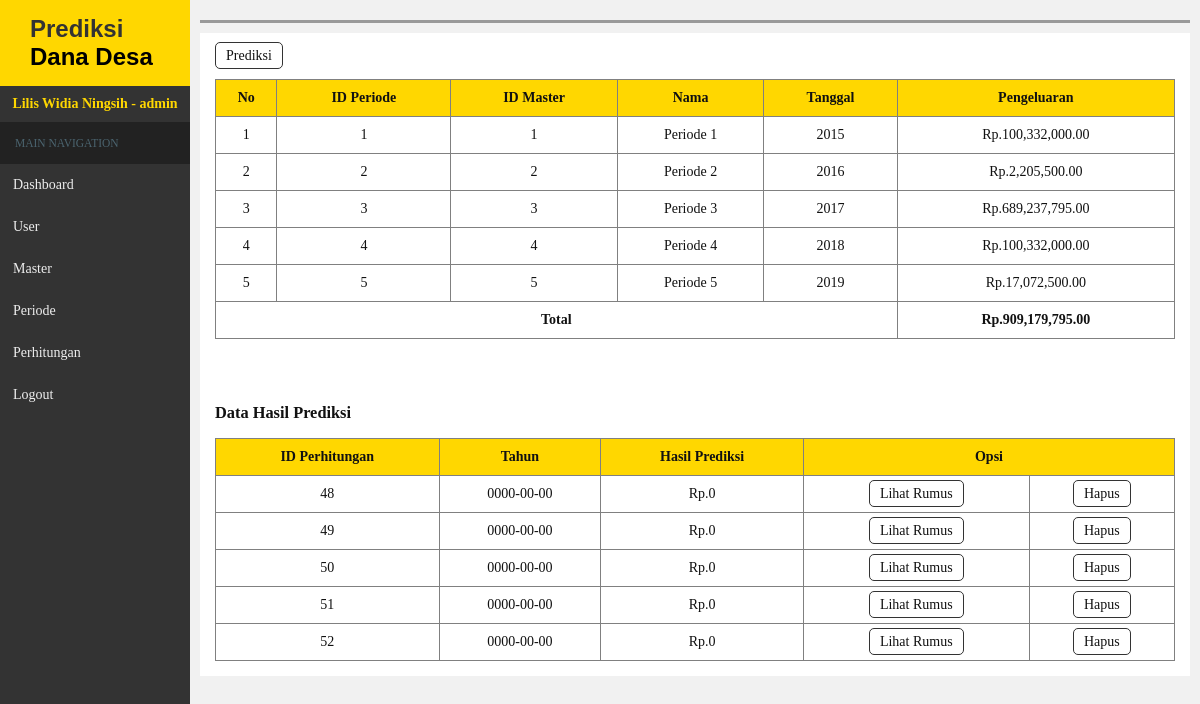
Before: /admin/index.php?hal=perhitungan (signed in) with the older database file.
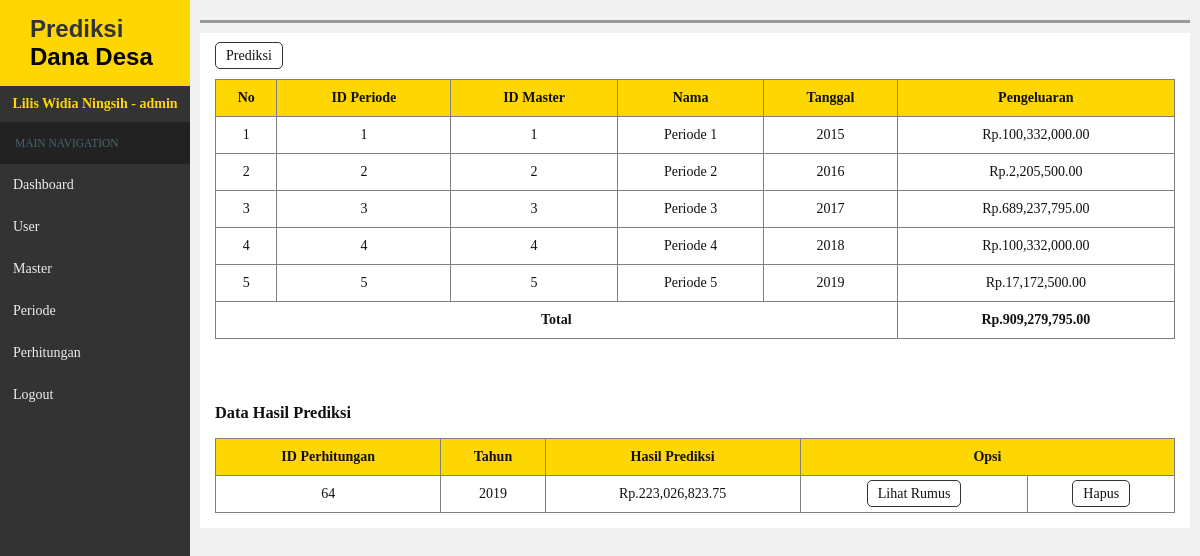
After: the same page with the newer database file.
### tables this page shows
CREATE TABLE `periode` (
  `id_periode` int(5) NOT NULL,
  `nama` varchar(40) NOT NULL,
  `id_master` int(5) NOT NULL,
  `tahun` varchar(4) NOT NULL,
  `pengeluaran` varchar(20) NOT NULL
);

CREATE TABLE `perhitungan` (
  `id_perhitungan` int(5) NOT NULL,
  `tahun` varchar(4) NOT NULL,
  `hasil` varchar(20) NOT NULL
);

### admin/rupiah.php (called while the page is built)
<?php
function rupiah($rp) {
	if($rp!=0) {
		$hasil = number_format($rp, 2, '.', ',');
		}else{
			$hasil=0;
			}
			return $hasil;
			}
?>

### admin/perhitungan.php (the view)
<section class="content">
<a class="btn add" href="index.php?hal=perhitungan&aksi=input">Prediksi</a>
	<table width="100%" border="1">
		<tr>
			<th>No</th>
			<th>ID Periode</th>
			<th>ID Master</th>
			<th>Nama</th>
			<th>Tanggal</th>
			<th>Pengeluaran</th>
		</tr>
			<?php
			$i = 1;
			$q = $kdb->query("SELECT * FROM periode");
			while($row = $q->fetch_assoc()){
			?>
		<tr align="center">
			<td><?php echo $i++; ?></td>
			<td><?php echo $row['id_periode'];?></td>
			<td><?php echo $row['id_master'];?></td>
			<td><?php echo $row['nama'];?></td>
			<td><?php echo $row['tahun'];?></td>
			<td><?php echo "Rp.".rupiah ($row['pengeluaran']);?></td>
		<?php }?>
		</tr>
		<tr>
		<td align="center" colspan="5"><b>Total</b></td>
		<td align="center">
			<?php
					$query = mysqli_query($kdb, "SELECT SUM(pengeluaran) AS total FROM `periode`") or die(mysqli_error());
					$fetch = mysqli_fetch_array($query);
			?>
				<label class="text-danger"><b><?php echo "Rp.".rupiah ($fetch['total'])?></b></label>
		</td>
	</tr>
	</table><br><br><br><br>
	<h3>Data Hasil Prediksi</h3>
	<table width="100%" border="1">
		<tr>
			<th>ID Perhitungan</th>
			<th>Tahun</th>
			<th>Hasil Prediksi</th>
			<th colspan="2">Opsi</th>
		</tr>
			<?php
			$q = $kdb->query("SELECT * FROM perhitungan");
			while($row = $q->fetch_assoc()){
			?>
		<tr align="center">
			<td><?php echo $row['id_perhitungan'];?></td>
			<td><?php echo $row['tahun'];?></td>
			<td><?php echo "Rp.".rupiah ($row['hasil']);?></td>
			<td align="center"><a href="index.php?hal=rumus" class="btn edit">Lihat Rumus</td>
			<td><a class="btn delete" onclick="return confirm('Yakin untuk menghapus ?')" href="index.php?hal=perhitungan&aksi=delete&id=<?php echo $row['id_perhitungan'];?>">Hapus</a></td>
		<?php }?>
		</tr>
	</table>
</section>

### admin/index.php (shortened to what this page needs)
<?php
require('../kdb.php');
include  'rupiah.php';
?>
<!DOCTYPE html>
<html>
<head>
	<link rel="stylesheet" type="text/css"
	href="css/style.css">
</head>
<body>
<div class="container">
<header>
	<h2><span style="color:#333;">Prediksi</span> Dana Desa</h2>
	<h3>
	<?php echo $_SESSION['nama1']. ' - '. $_SESSION['level1']; ?></h3>
		<ul>
			<p>MAIN NAVIGATION</p>
			<li><a href="index.php">Dashboard</a></li>
			<li><a href="index.php?hal=user">User</a></li>
			<li><a href="index.php?hal=master">Master</a></li>
			<li><a href="index.php?hal=periode">Periode</a></li>
			<li><a href="index.php?hal=perhitungan">Perhitungan</a></li>
			<li><a onclick="return confirm('Apakah anda yakin ingin keluar?');" href="logout.php">Logout</a></li>
		</ul>
</header>
<content>
	<div class="garis"></div>
	<?php
		if(isset($_GET["hal"])){
			if($_GET['hal'] == "master"){
				if(@$_GET["aksi"]=="input"){
					require_once "master_input.php";
				}else if(@$_GET["aksi"]=="edit"){
					require_once "master_edit.php";
				}else if(@$_GET["aksi"]=="delete"){
					require_once "master_delete.php";
				}else if(@$_GET["aksi"]=="ekspor"){
					require_once "master_ekspor.php";
				}else{
					require_once "master.php";
				}
			}else if($_GET["hal"] == "perhitungan"){
				if(@$_GET["aksi"]=="input"){
					require_once "perhitungan_input.php";
				}else if(@$_GET["aksi"]=="edit"){
					require_once "perhitungan_edit.php";
				}else if(@$_GET["aksi"]=="delete"){
					require_once "perhitungan_delete.php";
				}else{
					require "perhitungan.php";
				}
			}else if($_GET["hal"] == "rumus"){
				if(@$_GET["aksi"]=="delete"){
					require_once "rumus_delete.php";
				} else{
					require_once "rumus.php";
				}
			}else if($_GET["hal"] == "user"){
				if ($_SESSION['level1']=='admin'){
					if(@$_GET["aksi"]=="input"){
						require_once "user_input.php";
					}else if(@$_GET["aksi"]=="edit"){
						require_once "user_edit.php";
					}else if(@$_GET["aksi"] == "delete"){
						require_once "user_delete.php";
					}else{
						require_once "user.php";
					}
				}else{
					require "welcome.php";
				}
			}else{
				require "welcome.php";
			}
		} else{
				require "welcome.php";
			}
		?>
</content>
</div>
</body>
</html>

### admin/css/style.css (style rules this page uses)
* { margin:0;padding:0;box-sizing:border-box;list-style-type:none; text-decoration:none;color:#111; }
body { background-color:#f1f1f1; font-family:trebuchet MS; height:100%; }
header { background-color:#333;width:190px;position:fixed;height:100%;bottom:0;left:0; }
header h2 { background-color:gold;color:#000;font-family:arial;padding:15px 30px;width:100%; }
header h3 { color:gold;font-size:14px;text-align: center;padding:10px; }
ul p { color:#4b646f;font-size:11.5px;background-color:#222;padding:15px; }
ul li a { display: block;padding:13px;color:#eee;font-size:14px; }
content { position:absolute;width:calc(100% - 190px);right:0;top:0px;padding:10px;font-size:14px; }
content .garis { background-color:#999;height:3px;width:100%;margin:10px 0 ; }
.content { background-color: white;padding:15px;width:100%;overflow-x: auto; }
.content h3 { margin-bottom:10px; }
.btn { border:1px solid #333;border-radius:5px;padding:5px 10px;cursor:pointer; }
table { border-collapse:collapse;margin-top:15px; }
th, td { padding:10px 4px; }
th { background-color:gold; }

Changed rows visible on the page:
removed perhitungan: id_perhitungan "48", tahun "0000-00-00", hasil "0"
removed perhitungan: id_perhitungan "49", tahun "0000-00-00", hasil "0"
removed perhitungan: id_perhitungan "50", tahun "0000-00-00", hasil "0"
removed perhitungan: id_perhitungan "51", tahun "0000-00-00", hasil "0"
removed perhitungan: id_perhitungan "52", tahun "0000-00-00", hasil "0"
changed periode "Periode 5": pengeluaran "17,072,500.00" → "17,172,500.00"
added perhitungan: id_perhitungan "64", tahun "2019", hasil "223,026,823.75"
Other visible differences:
rupiah ($fetch['total']): "909,179,795.00" → "909,279,795.00"
